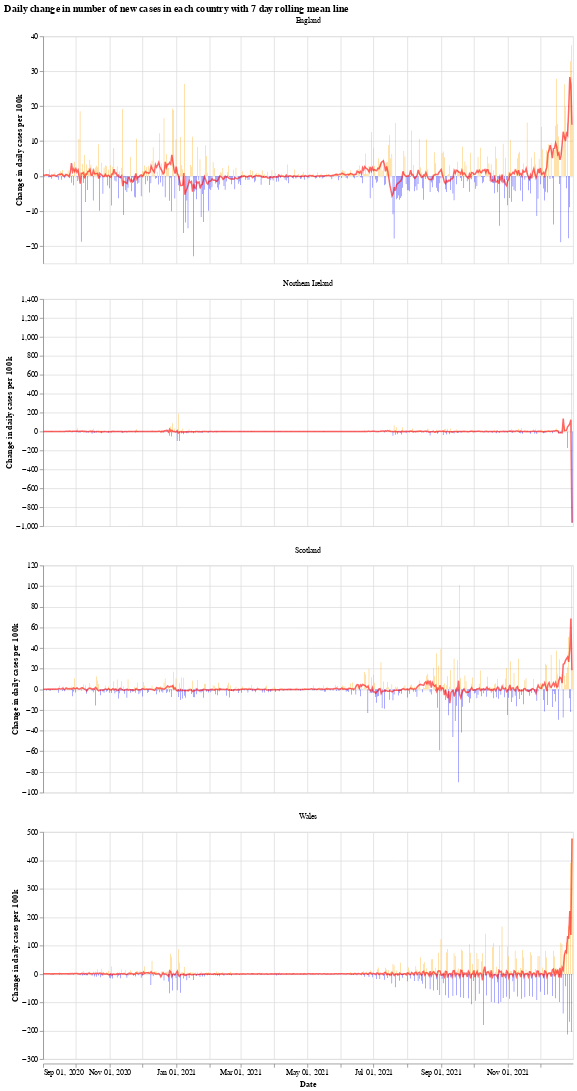

Notebook cell for this chart:
### Markdown cell above
We will use the Python library `Altair` for visualising the data, see the [altair docs](https://altair-viz.github.io/) for more information.

First we have a graph which shows the daily change in the number of new cases for each country. This number jumps up and down all over the place, which is likely due to delay in reporting of new cases over the weekend. Another interesting thing is that it looks like the daily cases in Wales experienced a much shorter period of calm over the summer (calm in the sense of daily cases not jumping up and down).

The orange bars are days when the number of new cases (per 100k population) was more than the previous day, while the blue are days when the number of new cases dropped. The red line is the 7 day moving average. 

When the moving average line is below 0, it means that there is a consistent drop in new cases. We can see this clearly happening around the times that lockdowns were introduced (though, to varying degrees). I will update the graphs soon with a marker of when each lockdown started.

### Code cell
# collapse
import altair as alt

bars = alt.Chart(uk_cases).mark_bar().encode(
    x=alt.X("yearmonthdate(date):T", axis=alt.Axis(title='Date')),
    y=alt.Y("casesChangeRate:Q", axis=alt.Axis(title='Change in daily cases per 100k')),
    tooltip='casesChange',
    color=alt.condition(
        alt.datum.casesChangeRate > 0,
        alt.value("orange"),  # The positive color
        alt.value("blue")  # The negative color
    )
).properties(title='Daily change in number of new cases with 7 day rolling mean',width=700).interactive()

line = alt.Chart(uk_cases).mark_line(
    color='red',
    size=2,
    opacity=0.6
).transform_window(
    rolling_mean='mean(casesChangeRate)',
    frame=[0, 7],
    groupby=['areaName']
).encode(
    x='yearmonthdate(date):T',
    y='rolling_mean:Q'
)

alt.layer(bars, line, data=uk_cases).facet(alt.Column(
    'areaName', title=''), columns=1).resolve_scale(y='independent').properties(title='Daily change in number of new cases in each country with 7 day rolling mean line')

### Figure 1 — Vega-Lite specification as saved in the notebook (floating-point values rounded to 4 significant figures; data arrays with more than 128 entries replaced by an {"elided": "..."} marker saying what was removed)
{"config": {"view": {"continuousWidth": 400, "continuousHeight": 300}}, "data": {"name": "data-7ec72b09f542b3653865beaf5ba7eb3d"}, "facet": {"type": "nominal", "field": "areaName", "title": ""}, "spec": {"layer": [{"mark": "bar", "encoding": {"color": {"condition": {"value": "orange", "test": "(datum.casesChangeRate > 0)"}, "value": "blue"}, "tooltip": {"type": "quantitative", "field": "casesChange"}, "x": {"type": "temporal", "axis": {"title": "Date"}, "field": "date", "timeUnit": "yearmonthdate"}, "y": {"type": "quantitative", "axis": {"title": "Change in daily cases per 100k"}, "field": "casesChangeRate"}}, "selection": {"selector001": {"type": "interval", "bind": "scales", "encodings": ["x", "y"]}}, "title": "Daily change in number of new cases with 7 day rolling mean", "width": 700}, {"mark": {"type": "line", "color": "red", "opacity": 0.6, "size": 2}, "encoding": {"x": {"type": "temporal", "field": "date", "timeUnit": "yearmonthdate"}, "y": {"type": "quantitative", "field": "rolling_mean"}}, "transform": [{"window": [{"op": "mean", "field": "casesChangeRate", "as": "rolling_mean"}], "frame": [0, 7], "groupby": ["areaName"]}]}]}, "columns": 1, "resolve": {"scale": {"y": "independent"}}, "title": "Daily change in number of new cases in each country with 7 day rolling mean line", "$schema": "https://vega.github.io/schema/vega-lite/v4.8.1.json", "datasets": {"data-7ec72b09f542b3653865beaf5ba7eb3d": {"elided": "1944 records"}}}
